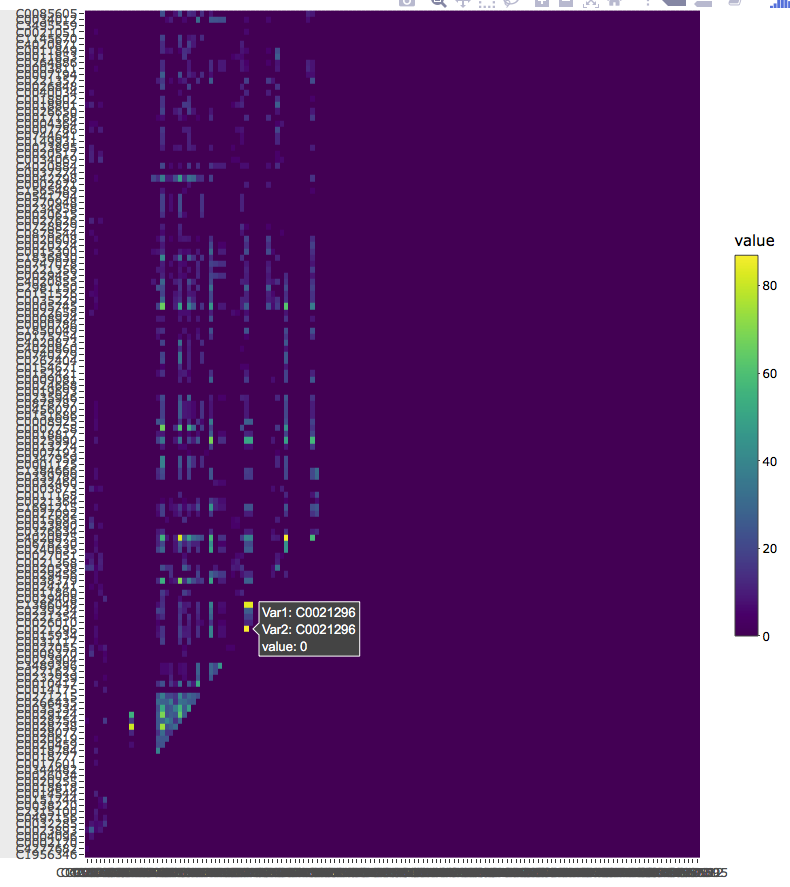

Write the R code that produced this figure.




library(ggplot2)
library("viridis")
library(ggdendro)
library(plotly)
library(reshape2)


read.csv(all_CUIs_matrix, file="all_CUIs_matrix.csv", stringsAsFactors = F, header=T)

# hide axis ticks and grid lines
eaxis <- list(
  showticklabels = FALSE,
  showgrid = FALSE,
  zeroline = FALSE
)

p_empty <- plot_ly(filename="r-docs/dendrogram") %>%
  # note that margin applies to entire plot, so we can
  # add it here to make tick labels more readable
  layout(margin = list(l = 400),
         xaxis = eaxis,
         yaxis = eaxis)
###
all_CUIs_matrix_df=melt(all_CUIs_matrix)
p=ggplot(all_CUIs_matrix_df, aes(x=Var1, y=Var2, fill=value))+
  geom_tile()+ 
  scale_fill_viridis()

subplot(p_empty, p,  margin = 0.01)
